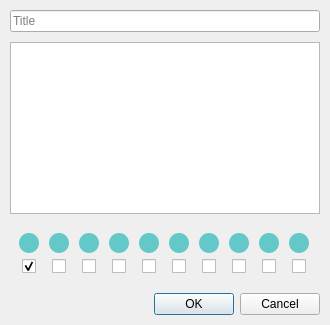
<?xml version="1.0" encoding="UTF-8"?>
<ui version="4.0">
 <class>AddEditDialog</class>
 <widget class="QDialog" name="AddEditDialog">
  <property name="geometry">
   <rect>
    <x>0</x>
    <y>0</y>
    <width>330</width>
    <height>325</height>
   </rect>
  </property>
  <property name="windowTitle">
   <string>Add Task</string>
  </property>
  <property name="windowIcon">
   <iconset resource="resources.qrc">
    <normaloff>:/icons/icons/swift-notes.svg</normaloff>:/icons/icons/swift-notes.svg</iconset>
  </property>
  <layout class="QVBoxLayout" name="verticalLayout">
   <property name="spacing">
    <number>10</number>
   </property>
   <property name="leftMargin">
    <number>10</number>
   </property>
   <property name="topMargin">
    <number>10</number>
   </property>
   <property name="rightMargin">
    <number>10</number>
   </property>
   <property name="bottomMargin">
    <number>10</number>
   </property>
   <item>
    <widget class="QLineEdit" name="lineEditTaskname">
     <property name="text">
      <string/>
     </property>
     <property name="placeholderText">
      <string>Title</string>
     </property>
    </widget>
   </item>
   <item>
    <widget class="QPlainTextEdit" name="plainTextEditDescription">
     <property name="plainText">
      <string/>
     </property>
     <property name="placeholderText">
      <string>Description (optional)</string>
     </property>
    </widget>
   </item>
   <item>
    <layout class="QHBoxLayout" name="horizontalLayout" stretch="0">
     <property name="spacing">
      <number>0</number>
     </property>
     <item>
      <widget class="QWidget" name="widget" native="true">
       <property name="sizePolicy">
        <sizepolicy hsizetype="Preferred" vsizetype="Preferred">
         <horstretch>0</horstretch>
         <verstretch>0</verstretch>
        </sizepolicy>
       </property>
       <layout class="QGridLayout" name="gridLayout">
        <property name="horizontalSpacing">
         <number>10</number>
        </property>
        <item row="0" column="0">
         <widget class="QFrame" name="color_1">
          <property name="minimumSize">
           <size>
            <width>20</width>
            <height>20</height>
           </size>
          </property>
          <property name="maximumSize">
           <size>
            <width>20</width>
            <height>20</height>
           </size>
          </property>
          <property name="styleSheet">
           <string notr="true">QFrame {
	background-color: rgb(100, 200, 200);
	border-radius: 10px;
}</string>
          </property>
          <property name="frameShape">
           <enum>QFrame::NoFrame</enum>
          </property>
          <property name="frameShadow">
           <enum>QFrame::Plain</enum>
          </property>
         </widget>
        </item>
        <item row="0" column="1">
         <widget class="QFrame" name="color_2">
          <property name="minimumSize">
           <size>
            <width>20</width>
            <height>20</height>
           </size>
          </property>
          <property name="maximumSize">
           <size>
            <width>20</width>
            <height>20</height>
           </size>
          </property>
          <property name="styleSheet">
           <string notr="true">background-color: rgb(100, 200, 200);
border-radius: 10px;
</string>
          </property>
          <property name="frameShape">
           <enum>QFrame::NoFrame</enum>
          </property>
          <property name="frameShadow">
           <enum>QFrame::Plain</enum>
          </property>
         </widget>
        </item>
        <item row="0" column="2">
         <widget class="QFrame" name="color_3">
          <property name="minimumSize">
           <size>
            <width>20</width>
            <height>20</height>
           </size>
          </property>
          <property name="maximumSize">
           <size>
            <width>20</width>
            <height>20</height>
           </size>
          </property>
          <property name="styleSheet">
           <string notr="true">background-color: rgb(100, 200, 200);
border-radius: 10px;
</string>
          </property>
          <property name="frameShape">
           <enum>QFrame::NoFrame</enum>
          </property>
          <property name="frameShadow">
           <enum>QFrame::Plain</enum>
          </property>
         </widget>
        </item>
        <item row="0" column="3">
         <widget class="QFrame" name="color_4">
          <property name="minimumSize">
           <size>
            <width>20</width>
            <height>20</height>
           </size>
          </property>
          <property name="maximumSize">
           <size>
            <width>20</width>
            <height>20</height>
           </size>
          </property>
          <property name="styleSheet">
           <string notr="true">background-color: rgb(100, 200, 200);
border-radius: 10px;
</string>
          </property>
          <property name="frameShape">
           <enum>QFrame::NoFrame</enum>
          </property>
          <property name="frameShadow">
           <enum>QFrame::Plain</enum>
          </property>
         </widget>
        </item>
        <item row="0" column="4">
         <widget class="QFrame" name="color_5">
          <property name="minimumSize">
           <size>
            <width>20</width>
            <height>20</height>
           </size>
          </property>
          <property name="maximumSize">
           <size>
            <width>20</width>
            <height>20</height>
           </size>
          </property>
          <property name="styleSheet">
           <string notr="true">background-color: rgb(100, 200, 200);
border-radius: 10px;
</string>
          </property>
          <property name="frameShape">
           <enum>QFrame::NoFrame</enum>
          </property>
          <property name="frameShadow">
           <enum>QFrame::Plain</enum>
          </property>
         </widget>
        </item>
        <item row="0" column="5">
         <widget class="QFrame" name="color_6">
          <property name="minimumSize">
           <size>
            <width>20</width>
            <height>20</height>
           </size>
          </property>
          <property name="maximumSize">
           <size>
            <width>20</width>
            <height>20</height>
           </size>
          </property>
          <property name="styleSheet">
           <string notr="true">background-color: rgb(100, 200, 200);
border-radius: 10px;
</string>
          </property>
          <property name="frameShape">
           <enum>QFrame::NoFrame</enum>
          </property>
          <property name="frameShadow">
           <enum>QFrame::Plain</enum>
          </property>
         </widget>
        </item>
        <item row="0" column="6">
         <widget class="QFrame" name="color_7">
          <property name="minimumSize">
           <size>
            <width>20</width>
            <height>20</height>
           </size>
          </property>
          <property name="maximumSize">
           <size>
            <width>20</width>
            <height>20</height>
           </size>
          </property>
          <property name="styleSheet">
           <string notr="true">background-color: rgb(100, 200, 200);
border-radius: 10px;
</string>
          </property>
          <property name="frameShape">
           <enum>QFrame::NoFrame</enum>
          </property>
          <property name="frameShadow">
           <enum>QFrame::Plain</enum>
          </property>
         </widget>
        </item>
        <item row="0" column="7">
         <widget class="QFrame" name="color_8">
          <property name="minimumSize">
           <size>
            <width>20</width>
            <height>20</height>
           </size>
          </property>
          <property name="maximumSize">
           <size>
            <width>20</width>
            <height>20</height>
           </size>
          </property>
          <property name="styleSheet">
           <string notr="true">background-color: rgb(100, 200, 200);
border-radius: 10px;
</string>
          </property>
          <property name="frameShape">
           <enum>QFrame::NoFrame</enum>
          </property>
          <property name="frameShadow">
           <enum>QFrame::Plain</enum>
          </property>
         </widget>
        </item>
        <item row="0" column="8">
         <widget class="QFrame" name="color_9">
          <property name="minimumSize">
           <size>
            <width>20</width>
            <height>20</height>
           </size>
          </property>
          <property name="maximumSize">
           <size>
            <width>20</width>
            <height>20</height>
           </size>
          </property>
          <property name="styleSheet">
           <string notr="true">background-color: rgb(100, 200, 200);
border-radius: 10px;
</string>
          </property>
          <property name="frameShape">
           <enum>QFrame::NoFrame</enum>
          </property>
          <property name="frameShadow">
           <enum>QFrame::Plain</enum>
          </property>
         </widget>
        </item>
        <item row="0" column="9">
         <widget class="QFrame" name="color_10">
          <property name="minimumSize">
           <size>
            <width>20</width>
            <height>20</height>
           </size>
          </property>
          <property name="maximumSize">
           <size>
            <width>20</width>
            <height>20</height>
           </size>
          </property>
          <property name="styleSheet">
           <string notr="true">background-color: rgb(100, 200, 200);
border-radius: 10px;
</string>
          </property>
          <property name="frameShape">
           <enum>QFrame::NoFrame</enum>
          </property>
          <property name="frameShadow">
           <enum>QFrame::Plain</enum>
          </property>
         </widget>
        </item>
        <item row="1" column="0" alignment="Qt::AlignHCenter">
         <widget class="QCheckBox" name="checkBox_1">
          <property name="autoFillBackground">
           <bool>false</bool>
          </property>
          <property name="styleSheet">
           <string notr="true"/>
          </property>
          <property name="text">
           <string/>
          </property>
          <property name="checked">
           <bool>true</bool>
          </property>
          <attribute name="buttonGroup">
           <string notr="true">buttonGroup</string>
          </attribute>
         </widget>
        </item>
        <item row="1" column="1" alignment="Qt::AlignHCenter">
         <widget class="QCheckBox" name="checkBox_2">
          <property name="text">
           <string/>
          </property>
          <attribute name="buttonGroup">
           <string notr="true">buttonGroup</string>
          </attribute>
         </widget>
        </item>
        <item row="1" column="2" alignment="Qt::AlignHCenter">
         <widget class="QCheckBox" name="checkBox_3">
          <property name="layoutDirection">
           <enum>Qt::LeftToRight</enum>
          </property>
          <property name="text">
           <string/>
          </property>
          <attribute name="buttonGroup">
           <string notr="true">buttonGroup</string>
          </attribute>
         </widget>
        </item>
        <item row="1" column="3" alignment="Qt::AlignHCenter">
         <widget class="QCheckBox" name="checkBox_4">
          <property name="text">
           <string/>
          </property>
          <attribute name="buttonGroup">
           <string notr="true">buttonGroup</string>
          </attribute>
         </widget>
        </item>
        <item row="1" column="4" alignment="Qt::AlignHCenter">
         <widget class="QCheckBox" name="checkBox_5">
          <property name="text">
           <string/>
          </property>
          <attribute name="buttonGroup">
           <string notr="true">buttonGroup</string>
          </attribute>
         </widget>
        </item>
        <item row="1" column="5" alignment="Qt::AlignHCenter">
         <widget class="QCheckBox" name="checkBox_6">
          <property name="text">
           <string/>
          </property>
          <attribute name="buttonGroup">
           <string notr="true">buttonGroup</string>
          </attribute>
         </widget>
        </item>
        <item row="1" column="6" alignment="Qt::AlignHCenter">
         <widget class="QCheckBox" name="checkBox_7">
          <property name="text">
           <string/>
          </property>
          <attribute name="buttonGroup">
           <string notr="true">buttonGroup</string>
          </attribute>
         </widget>
        </item>
        <item row="1" column="7" alignment="Qt::AlignHCenter">
         <widget class="QCheckBox" name="checkBox_8">
          <property name="text">
           <string/>
          </property>
          <attribute name="buttonGroup">
           <string notr="true">buttonGroup</string>
          </attribute>
         </widget>
        </item>
        <item row="1" column="8" alignment="Qt::AlignHCenter">
         <widget class="QCheckBox" name="checkBox_9">
          <property name="text">
           <string/>
          </property>
          <attribute name="buttonGroup">
           <string notr="true">buttonGroup</string>
          </attribute>
         </widget>
        </item>
        <item row="1" column="9" alignment="Qt::AlignHCenter">
         <widget class="QCheckBox" name="checkBox_10">
          <property name="text">
           <string/>
          </property>
          <attribute name="buttonGroup">
           <string notr="true">buttonGroup</string>
          </attribute>
         </widget>
        </item>
       </layout>
      </widget>
     </item>
    </layout>
   </item>
   <item>
    <widget class="QDialogButtonBox" name="buttonBoxAddCancelTask">
     <property name="orientation">
      <enum>Qt::Horizontal</enum>
     </property>
     <property name="standardButtons">
      <set>QDialogButtonBox::Cancel|QDialogButtonBox::Ok</set>
     </property>
    </widget>
   </item>
  </layout>
 </widget>
 <resources>
  <include location="resources.qrc"/>
 </resources>
 <connections>
  <connection>
   <sender>buttonBoxAddCancelTask</sender>
   <signal>accepted()</signal>
   <receiver>AddEditDialog</receiver>
   <slot>accept()</slot>
   <hints>
    <hint type="sourcelabel">
     <x>248</x>
     <y>254</y>
    </hint>
    <hint type="destinationlabel">
     <x>157</x>
     <y>274</y>
    </hint>
   </hints>
  </connection>
  <connection>
   <sender>buttonBoxAddCancelTask</sender>
   <signal>rejected()</signal>
   <receiver>AddEditDialog</receiver>
   <slot>reject()</slot>
   <hints>
    <hint type="sourcelabel">
     <x>316</x>
     <y>260</y>
    </hint>
    <hint type="destinationlabel">
     <x>286</x>
     <y>274</y>
    </hint>
   </hints>
  </connection>
 </connections>
 <buttongroups>
  <buttongroup name="buttonGroup"/>
 </buttongroups>
</ui>
